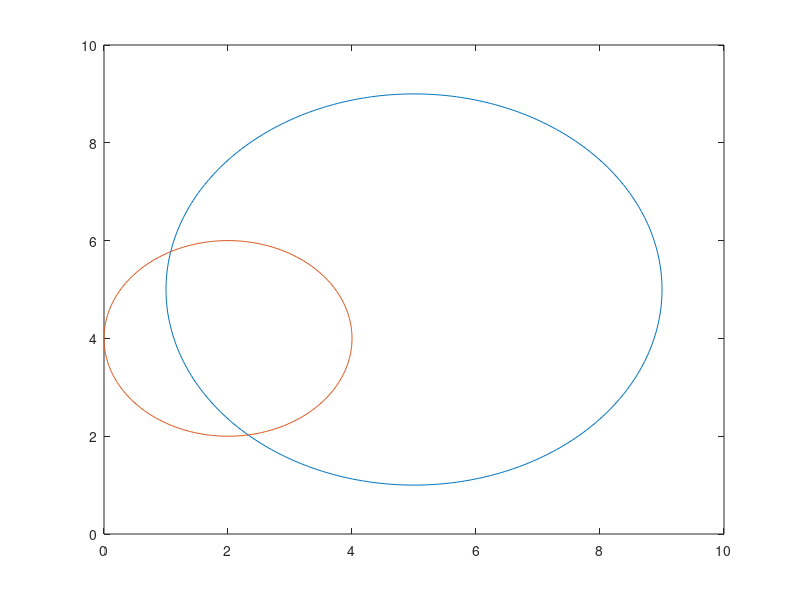

This chart was generated by the following MATLAB code: (Note: this script raises an error after producing the figure.)
bigr=4;
bigx=5;
bigy=5;
th = 0:pi/200:2*pi;
bigxunit = bigr * cos(th) + bigx;
bigyunit = bigr * sin(th) + bigy;
plot(bigxunit, bigyunit);
hold on;

smallr=2;
smallx=2;
smally=4;
smallxunit = smallr * cos(th) + smallx;
smallyunit = smallr * sin(th) + smally;
plot(smallxunit, smallyunit);

[xout,yout] = circcirc(bigx,bigy,bigr,smallx,smally,smallr);

plot(xout(1), yout(1), 'r*');
plot(xout(2), yout(2), 'r*');

disp(xout(1))
disp(yout(1))

A = [xout(1); yout(1)]; % Point A to be on circle circumference
B = [xout(2); yout(2)]; % Same with point B
d = norm(B-A);
R = bigr; % Choose R radius
C = [bigx; bigy]; % Center of circle
a = atan2(A(2)-C(2),A(1)-C(1));
b = atan2(B(2)-C(2),B(1)-C(1));
b = mod(b-a,2*pi)+a; % Ensure that arc moves counterclockwise
t = linspace(a,b,1000);
x = C(1)+R*cos(t);
y = C(2)+R*sin(t);
plot(x,y,'y-',C(1),C(2),'bo')
axis equal